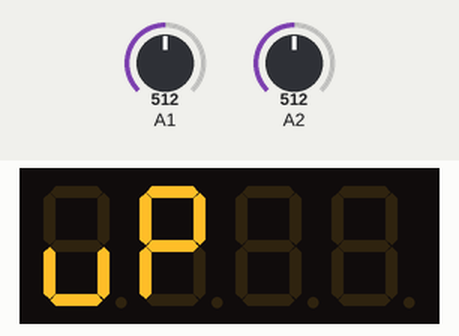
This sketch was run on a simulated Arduino Uno, built with avr-gcc and run on an emulated ATmega328P. Shown: 4-digit seven-segment display. The test bench sets the inputs (shaded band); at power-on: A1 = 512, A2 = 512.

Above: at 7.2 s.
7.3 s: A1 set to 521
At 8.1 s:
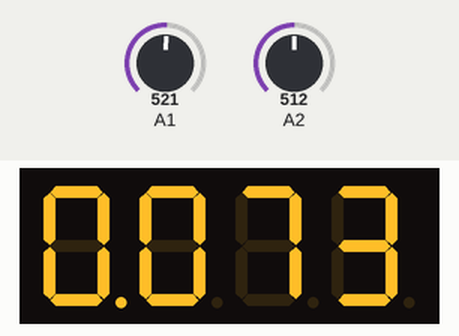
10.3 s: A2 set to 716
At 11.1 s:
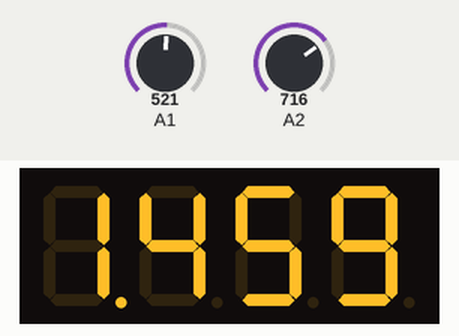
12.8 s: A1 set to 511
At 14.0 s:
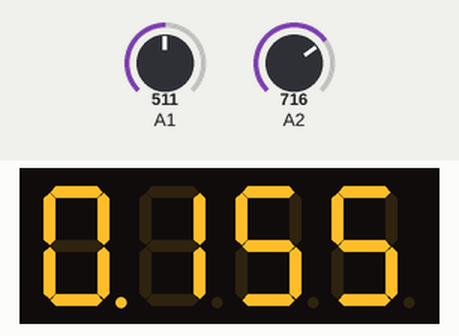
15.8 s: A2 set to 900
At 16.7 s:
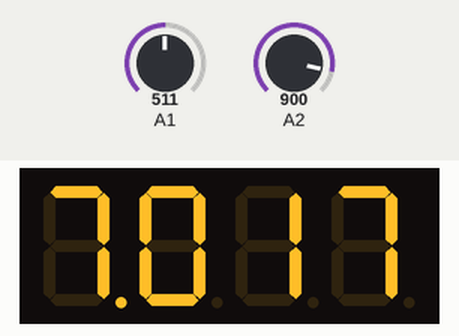
18.8 s: A2 set to 1010
At 21.1 s:
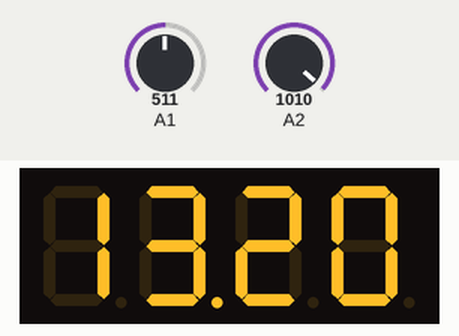
21.8 s: A1 set to 306
At 25.1 s:
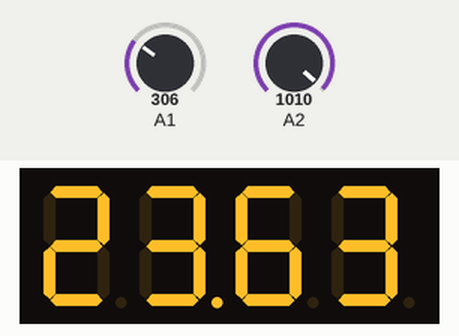
Timing chart, 0 to 25.8 s (numbered marks = the images above; inputs shaded):
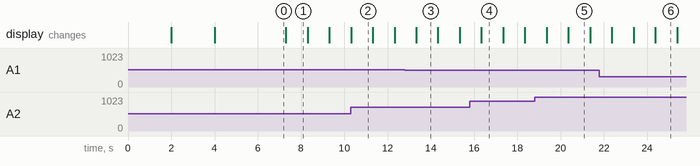

The sketch:

ACS712.ino
```cpp
#include <SevenSeg.h>

/*
Measuring Current Using ACS712
*/
const int V5 = A1;
const int V12 = A2;
int mVperAmp1 = 155; // use 185 for 5a, 100 for 20A Module and 66 for 30A Module
int mVperAmp2 = 70; // use 185 for 5a, 100 for 20A Module and 66 for 30A Module
int RawValue= 0;
int ACSoffset = 2500;
// store last 10 readings of both voltages
float amps[2][10] = {
 {0,0,0,0,0,0,0,0,0,0},
 {0,0,0,0,0,0,0,0,0,0}
};
short it = 0; // iterator for the array of readings

const int DIGITS = 4;
int digpins[DIGITS] = {12,11,10,9};
SevenSeg show(2,3,5,7,8,4,1);


// read analog input and calculate amperage based on milivolts-per-amp
double readAmps(const int aPin, const int milivoltsAmp, const int index)
{
  int RawValue = analogRead(aPin);
  double Voltage = (RawValue / 1023.0) * 5000; // Gets you mV
  double Amps = ((Voltage - ACSoffset) / milivoltsAmp);
  /*
  Serial.print("Raw Value = " ); // shows pre-scaled value
  Serial.print(RawValue);
  Serial.print("\t mV = "); // shows the voltage measured
  Serial.print(Voltage,3); // the '3' after voltage allows you to display 3 digits after decimal point
  Serial.print("\t Amps = "); // shows the voltage measured
  Serial.println(Amps,3); // the '3' after voltage allows you to display 3 digits after decimal point
  */
  amps[index][it] = Amps;
  return Amps;
}

void setup(){
  Serial.begin(115200);
  show.setDigitPins(DIGITS, digpins);
  show.setDPPin(6);
  long mil = millis();
  while ( millis() - mil < 1000 )
    show.write("Hi!");
  delay(1000);
  mil = millis();
  while ( millis() - mil < 1000 )
    show.write("Were");
  delay(1000);
  mil = millis();
  while ( millis() - mil < 1000 )
    show.write("up");
  delay(1000);
}

float avg(const short index)
{
  float result = 0;
  for ( int j = 0; j < 10 ; j++)
    result += amps[index][j];
  if (result > 0)
    return result/10;
  else
    return 0;
}

void loop()
{

  readAmps(V5, mVperAmp1, 0);
  float a5 = avg(0);
  if (a5 > 0.05)
  {
    long mil = millis();
    while ( millis() - mil < 1000 )
      show.write(a5);
  }

  readAmps(V12, mVperAmp2, 1);
  float a12 = avg(1);
  if (a12 > 0.05)
  {
    long mil = millis();
    while ( millis() - mil < 1000 )
      show.write(a12);
  }

  if (++it > 9) it = 0;
}
```

Measured:
- the behaviour switches between 513 and 514 on A1 (found by bisection; images 0 and 1)
- after the input at 7.3 s, the display: changes at once (image 1)
- what the display in image 1 shows lasts 1.0 s, from 7.3 s to 8.3 s
